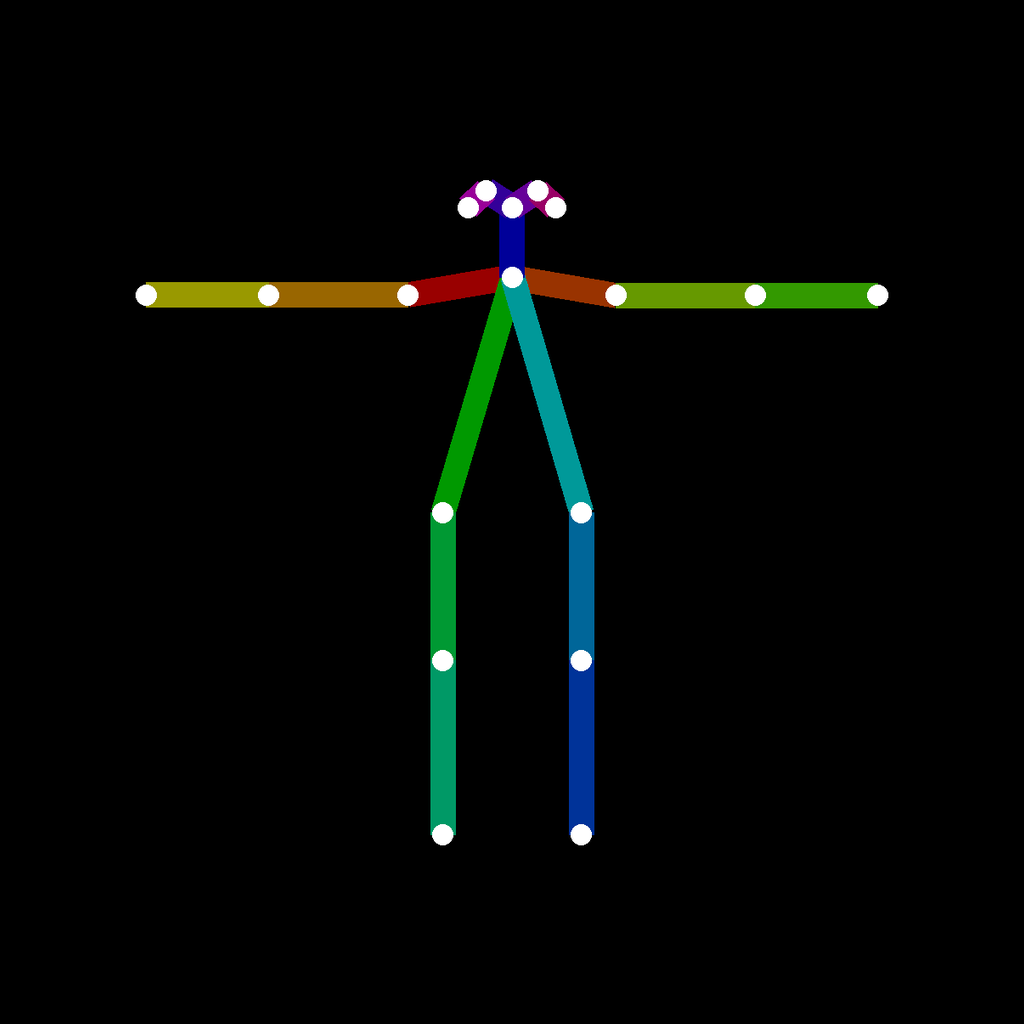

Here is the Python script that generated this plot:
"""
FabMesh T-pose skeleton generator (OpenPose format) for ControlNet guidance.

Outputs a 1024×1024 RGB image with colored bones + keypoints in the
standard OpenPose COCO 18-keypoint layout, which xinsir's SDXL OpenPose
ControlNet is trained on.

Run once to produce `tpose_skeleton.png` next to this file. The
juggernaut bridge loads that PNG as the control_image when the user
prompt asks for a T-pose character.

Coordinate convention (normalized [0,1] then scaled to target size):
  nose           (0.50, 0.20)
  neck           (0.50, 0.28)
  R_shoulder     (0.38, 0.30)
  R_elbow        (0.22, 0.30)
  R_wrist        (0.08, 0.30)   ← arms fully extended horizontally
  L_shoulder     (0.62, 0.30)
  L_elbow        (0.78, 0.30)
  L_wrist        (0.92, 0.30)   ← arms fully extended horizontally
  R_hip          (0.42, 0.55)
  R_knee         (0.42, 0.72)
  R_ankle        (0.42, 0.92)
  L_hip          (0.58, 0.55)
  L_knee         (0.58, 0.72)
  L_ankle        (0.58, 0.92)
  R_eye          (0.47, 0.18)
  L_eye          (0.53, 0.18)
  R_ear          (0.45, 0.20)
  L_ear          (0.55, 0.20)
"""
from PIL import Image, ImageDraw
import os


def build_tpose_skeleton(size: int = 1024) -> Image.Image:
    W = H = size
    img = Image.new('RGB', (W, H), (0, 0, 0))
    d = ImageDraw.Draw(img)

    # Keypoints normalized coords
    kpts_norm = {
        'nose':       (0.50, 0.20),
        'neck':       (0.50, 0.28),
        'r_shoulder': (0.38, 0.30),
        'r_elbow':    (0.22, 0.30),
        'r_wrist':    (0.08, 0.30),
        'l_shoulder': (0.62, 0.30),
        'l_elbow':    (0.78, 0.30),
        'l_wrist':    (0.92, 0.30),
        'r_hip':      (0.42, 0.55),
        'r_knee':     (0.42, 0.72),
        'r_ankle':    (0.42, 0.92),
        'l_hip':      (0.58, 0.55),
        'l_knee':     (0.58, 0.72),
        'l_ankle':    (0.58, 0.92),
        'r_eye':      (0.47, 0.18),
        'l_eye':      (0.53, 0.18),
        'r_ear':      (0.45, 0.20),
        'l_ear':      (0.55, 0.20),
    }
    # 2026-09-28 : squelette reduit a 85 % autour de son centre — les poignets a 8 % du bord ne
    # laissaient pas la place des mains, que le modele coupait au bord de l'image.
    REDUC, CY = 0.85, 0.55
    kpts = {k: (int((0.5 + (x - 0.5) * REDUC) * W), int((CY + (y - CY) * REDUC) * H)) for k, (x, y) in kpts_norm.items()}

    # Bones — (from, to, color) in OpenPose standard RGB palette
    # (colors from openpose's renderPoseKeypointsCpu defaults)
    bones = [
        ('neck',       'r_shoulder', (153,   0,   0)),
        ('neck',       'l_shoulder', (153,  51,   0)),
        ('r_shoulder', 'r_elbow',    (153, 102,   0)),
        ('r_elbow',    'r_wrist',    (153, 153,   0)),
        ('l_shoulder', 'l_elbow',    (102, 153,   0)),
        ('l_elbow',    'l_wrist',    ( 51, 153,   0)),
        ('neck',       'r_hip',      (  0, 153,   0)),
        ('r_hip',      'r_knee',     (  0, 153,  51)),
        ('r_knee',     'r_ankle',    (  0, 153, 102)),
        ('neck',       'l_hip',      (  0, 153, 153)),
        ('l_hip',      'l_knee',     (  0, 102, 153)),
        ('l_knee',     'l_ankle',    (  0,  51, 153)),
        ('neck',       'nose',       (  0,   0, 153)),
        ('nose',       'r_eye',      ( 51,   0, 153)),
        ('nose',       'l_eye',      (102,   0, 153)),
        ('r_eye',      'r_ear',      (153,   0, 153)),
        ('l_eye',      'l_ear',      (153,   0, 102)),
    ]

    # Bone thickness ~3% of W (OpenPose ControlNet expects thick limbs)
    th = max(6, int(W * 0.03))
    for a, b, col in bones:
        d.line([kpts[a], kpts[b]], fill=col, width=th)

    # Joint dots
    joint_col = (255, 255, 255)
    r = max(4, int(W * 0.012))
    for k, (x, y) in kpts.items():
        d.ellipse([x - r, y - r, x + r, y + r], fill=joint_col)

    return img


if __name__ == '__main__':
    out_dir = os.path.dirname(os.path.abspath(__file__))
    img = build_tpose_skeleton(1024)
    out_path = os.path.join(out_dir, 'tpose_skeleton.png')
    img.save(out_path)
    print(f'wrote: {out_path}')
